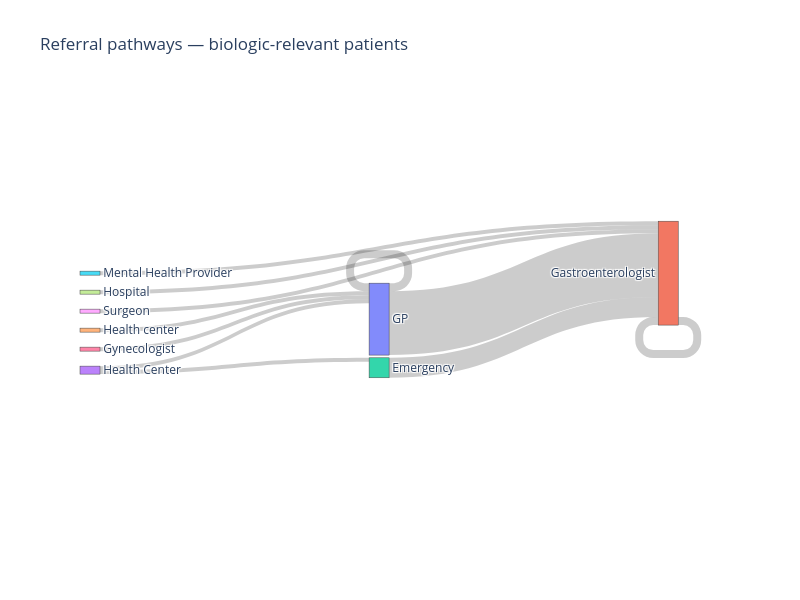

This figure's notebook cell:
### Markdown cell above
### Referral pathway — Sankey diagram

### Code cell
nodes, seen = [], set()
for (a, b) in transitions:
    for name in (a, b):
        if name not in seen:
            nodes.append(name)
            seen.add(name)
idx = {name: i for i, name in enumerate(nodes)}

fig = go.Figure(go.Sankey(
    node=dict(label=nodes, pad=15, thickness=20),
    link=dict(
        source=[idx[a] for (a, b) in transitions],
        target=[idx[b] for (a, b) in transitions],
        value=[transitions[(a, b)] for (a, b) in transitions],
    ),
))
fig.update_layout(title_text='Referral pathways — biologic-relevant patients', height=600, width=800, font_size=12)
fig.show()

### Figure 1 — Plotly figure (JSON) as saved in the notebook; plotly's stock layout.template omitted (floating-point values rounded to 4 significant figures)
{"data": [{"link": {"source": [0, 2, 3, 3, 1, 4, 5, 0, 6, 7, 8], "target": [1, 1, 2, 0, 1, 0, 1, 0, 0, 1, 1], "value": [16, 5, 1, 1, 2, 1, 1, 2, 1, 1, 1]}, "node": {"label": ["GP", "Gastroenterologist", "Emergency", "Health Center", "Health center", "Mental Health Provider", "Gynecologist", "Hospital", "Surgeon"], "pad": 15, "thickness": 20}, "type": "sankey"}], "layout": {"font": {"size": 12}, "height": 600, "title": {"text": "Referral pathways — biologic-relevant patients"}, "width": 800}}
